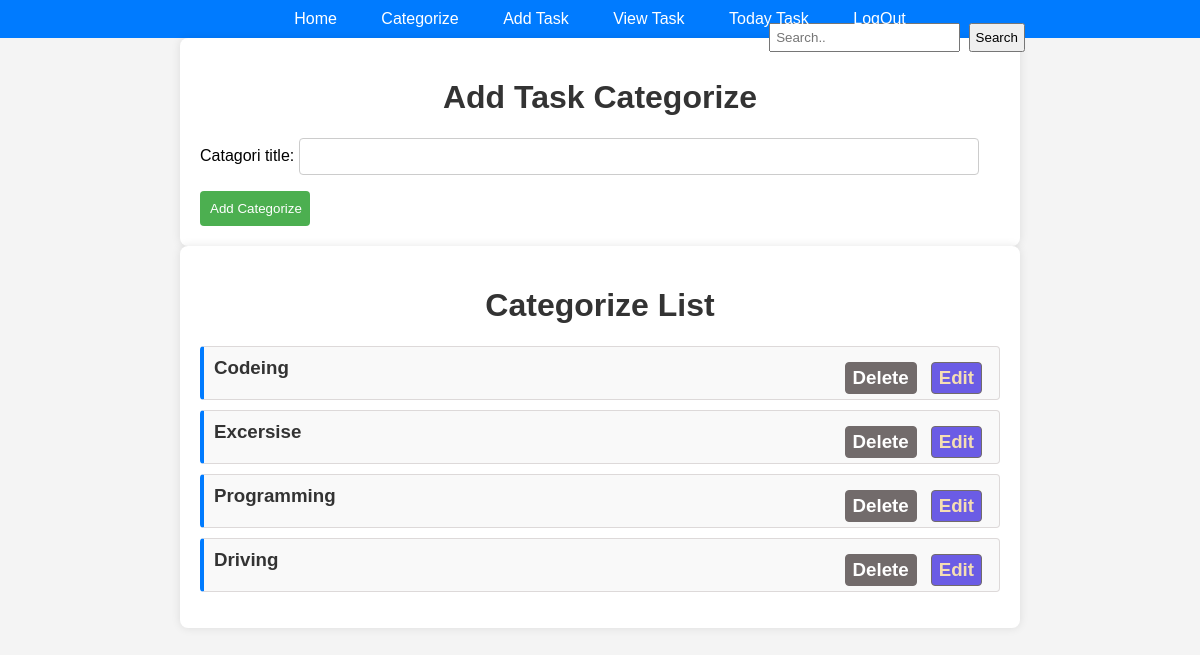
The page /addTaskCatagoriz on the database its author committed.
### myApp/models.py (models this page shows, shortened)
class Task_Catagorze(models.Model):
    catagori_title = models.CharField(max_length= 100)

### myApp/views.py (the view)
# urls.py: path('addTaskCatagoriz', addTaskCatagoriz, name = 'addTaskCatagoriz'),
def addTaskCatagoriz(request):
    catagorize = Task_Catagorze.objects.all()
    if request.method == "POST":
        form = TaskCatagorizForm(request.POST)
        if form.is_valid():
            print(form)
            form.save()
            return redirect("addTaskCatagoriz")
    else:
        form = TaskCatagorizForm()
    context = {
        'catagorize': catagorize,
        'form': form
    }
    return render(request, 'catagorize.html', context)

### myApp/forms.py
class TaskCatagorizForm(forms.ModelForm):
    class Meta:
        model = Task_Catagorze
        fields = ['catagori_title']

### templates/catagorize.html (shortened to what this page needs)
<!DOCTYPE html>
<html lang="en">
<head>
</head>
<body>
    {% include 'base.html' %}
    <div class="container">
        <h1>Add Task Categorize</h1>
        <form class="addTaskCatagoriz" action="{% url 'addTaskCatagoriz' %}" method="post">
            {{form.as_p}}
            <input type = 'submit' value="Add Categorize">
        </form>
    </div>
    <div class="container">
        <h1>Categorize List</h1>
        <ul class="task-list">
            {% for c in catagorize %}
            <li class="task-item">
                <h3>{{ c.catagori_title }}
                    <a href="{% url 'editCatagoriz' c.id %}" class="edit" style="float: right;">Edit</a>
                    <a href="{% url 'deleteCatagoriz' c.id %}" class="delete" style="float: right;">Delete</a>
                </h3>
            </li>
            {% endfor %}
        </ul>
    </div>
</body>
</html>

### templates/catagorize.html (style rules this page uses)
h1 { text-align: center; color: #333; }
.addTaskCatagoriz input[type="text"] { width: calc(100% - 120px); padding: 10px; border: 1px solid #ccc; border-radius: 4px; box-sizing: border-box; }
.addTaskCatagoriz input[type="submit"] { width: 110px; background-color: #4caf50; color: white; padding: 10px; border: none; border-radius: 4px; cursor: pointer; }
.task-item { background-color: #f9f9f9; padding: 10px; margin-bottom: 10px; border-radius: 4px; border: 1px solid #ddd9d9; border-left: 4px solid #007bff; }

### templates/base.html (style rules this page uses)
body { font-family: Arial, sans-serif; margin: 0; padding: 0; background-color: #f4f4f4; }
.container { max-width: 800px; margin: 0 auto; padding: 20px; background-color: #fff; border-radius: 8px; box-shadow: 0 0 10px rgba(0, 0, 0, 0.1); }
h1 { text-align: center; color: #333; }
.task-list { list-style-type: none; padding: 0; }
.task-item { background-color: #f9f9f9; padding: 10px; margin-bottom: 10px; border-radius: 4px; border-left: 4px solid #007bff; }
.task-item:last-child { margin-bottom: 0; }
.task-item h3 { margin-top: 0; margin-bottom: 5px; color: #333; }
a.edit, a.delete, a.status { padding: 4px 7px; border: 1px solid #726b6b; border-radius: 4px; margin: 5px 7px; background: #6b5ce5; color: wheat; text-decoration: none; }
a.delete { background-color: #726b6b; color: white; }
.task-item h3 { margin-top: 0; margin-bottom: 5px; color: #333; margin-bottom: 10px; }

### rows shown on the page
Task_Catagorze: catagori_title "Codeing"
Task_Catagorze: catagori_title "Excersise"
Task_Catagorze: catagori_title "Programming"
Task_Catagorze: catagori_title "Driving"
